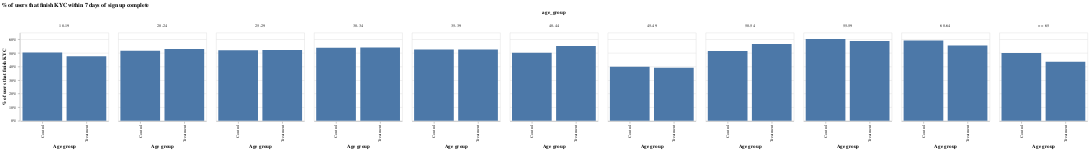

Notebook code cell kept with this figure:
### Code cell
from datetime import datetime

df = pd.read_csv("kyc_internet.csv")

# drop users that are not yet age 7.
df["age"] = (datetime.now() - pd.to_datetime(df["tc_date"])).dt.days
df = df.loc[df["age"] >= 7, :]

# make sure we are unique on the user level.
df = (
    df.groupby(["treatment", "user_id", "age_group"])["tc_date", "kyc_first_completed"]
    .agg("min")
    .reset_index()
)

# now, count how many users managed to finish KYC within 7 days.
df["kycc"] = 0
df.loc[
    (pd.to_datetime(df["kyc_first_completed"]) - pd.to_datetime(df["tc_date"])).dt.days
    <= 7,
    "kycc",
] = 1

df = df.groupby(["treatment", "age_group"])["kycc"].agg("mean").reset_index()

alt.Chart(df).mark_bar().encode(
    x=alt.X("treatment:N", axis=alt.Axis(title="Age group")),
    y=alt.Y("kycc:Q", axis=alt.Axis(title="% of users that finish KYC", format="%")),
    column="age_group:N",
).properties(
    width=200,
    height=200,
    title="% of users that finish KYC within 7 days of sign up complete",
)

### Figure 1 — Vega-Lite specification as saved in the notebook (floating-point values rounded to 4 significant figures)
{"config": {"view": {"continuousWidth": 400, "continuousHeight": 300}}, "data": {"name": "data-46280a7990da5f182ecd442d53e61bd1"}, "mark": "bar", "encoding": {"column": {"type": "nominal", "field": "age_group"}, "x": {"type": "nominal", "axis": {"title": "Age group"}, "field": "treatment"}, "y": {"type": "quantitative", "axis": {"format": "%", "title": "% of users that finish KYC"}, "field": "kycc"}}, "height": 200, "title": "% of users that finish KYC within 7 days of sign up complete", "width": 200, "$schema": "https://vega.github.io/schema/vega-lite/v4.0.2.json", "datasets": {"data-46280a7990da5f182ecd442d53e61bd1": [{"treatment": "Control", "age_group": "18-19", "kycc": 0.503}, {"treatment": "Control", "age_group": "20-24", "kycc": 0.5173}, {"treatment": "Control", "age_group": "25-29", "kycc": 0.5202}, {"treatment": "Control", "age_group": "30-34", "kycc": 0.5386}, {"treatment": "Control", "age_group": "35-39", "kycc": 0.5257}, {"treatment": "Control", "age_group": "40-44", "kycc": 0.5019}, {"treatment": "Control", "age_group": "45-49", "kycc": 0.399}, {"treatment": "Control", "age_group": "50-54", "kycc": 0.5144}, {"treatment": "Control", "age_group": "55-59", "kycc": 0.6024}, {"treatment": "Control", "age_group": "60-64", "kycc": 0.5915}, {"treatment": "Control", "age_group": ">= 65", "kycc": 0.5}, {"treatment": "Treatment", "age_group": "18-19", "kycc": 0.4767}, {"treatment": "Treatment", "age_group": "20-24", "kycc": 0.5294}, {"treatment": "Treatment", "age_group": "25-29", "kycc": 0.5218}, {"treatment": "Treatment", "age_group": "30-34", "kycc": 0.5399}, {"treatment": "Treatment", "age_group": "35-39", "kycc": 0.5261}, {"treatment": "Treatment", "age_group": "40-44", "kycc": 0.5519}, {"treatment": "Treatment", "age_group": "45-49", "kycc": 0.3906}, {"treatment": "Treatment", "age_group": "50-54", "kycc": 0.5669}, {"treatment": "Treatment", "age_group": "55-59", "kycc": 0.5885}, {"treatment": "Treatment", "age_group": "60-64", "kycc": 0.5546}, {"treatment": "Treatment", "age_group": ">= 65", "kycc": 0.4359}]}}
